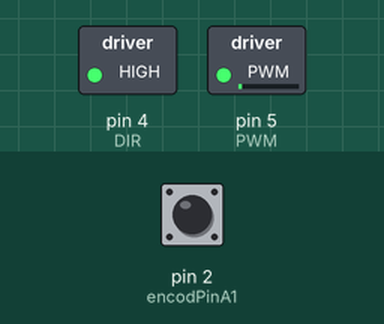
Recording of a sketch running on a simulated Arduino Uno, built with avr-gcc and run on an emulated ATmega328P. Shown: switched loads named in the sketch (green lamp = pin HIGH). The test bench sets the inputs (shaded band); at power-on: pin 2 (encodPinA1) HIGH. Pins used as bus, display or sensor lines are not drawn; what the sketch prints to the serial monitor is not drawn.

Above: at 0.1 s.
Timing chart, 0 to 40.0 s (numbered marks = the images above):
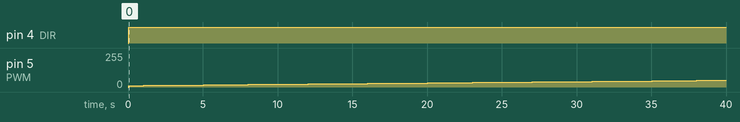

The sketch:

Dead_zone.ino
```cpp
#include <MsTimer2.h>
#define encodPinA1      2
#define encodPinB1      3                       // Quadrature encoder B pin
#define check_pin       11
#define DIR 4
#define PWM 5
volatile int32_t encoderPos = 0;
volatile int32_t encoderPos_old = 0;
int32_t velocity = 0;

float P = 0.4;
float Pd = 1.0;
float Pi = 0.5;

int pwm = 0;
int new_pwm = 0;
float pos_error_sum = 0;


void encoder_read()
{
  delayMicroseconds(5);
  if(digitalRead(encodPinB1)==LOW)    encoderPos++;
  else                                 encoderPos--;
}
void interrupt_setup(void)
{
  pinMode(encodPinA1, INPUT_PULLUP);
  pinMode(encodPinB1, INPUT_PULLUP);
  attachInterrupt(0, encoder_read, RISING);
}

void timer()
{
  static boolean output = HIGH;
  digitalWrite(check_pin, HIGH);
  output = !output;
  velocity = encoderPos - encoderPos_old;
  new_pwm = (0.9991*pwm + 0.0763)+10;
  new_pwm = (new_pwm>=255) ? 255 : new_pwm;
  if(pwm > 0) motor_control(1,new_pwm);
  else if(pwm <= 0) motor_control(-1,-new_pwm);

  encoderPos_old = encoderPos;

  digitalWrite(check_pin, LOW); //항상 시작과 끝에 있어야됨
}

void motor_control(int Direction, int pwm)
{
  pwm = (pwm>=255) ? 255 : pwm;
  switch(Direction)
  {
    case 1:
      digitalWrite(DIR,HIGH);
      analogWrite(PWM,pwm);
      break;

    case 0:
      digitalWrite(DIR,LOW);
      analogWrite(PWM,0);
      break;

    case -1:
      digitalWrite(DIR,LOW);
      analogWrite(PWM,pwm);
      break;
  }
}

void setup()
{

  pinMode(check_pin, OUTPUT);
  pinMode(DIR,OUTPUT);
  pinMode(PWM,OUTPUT);
  MsTimer2::set(50, timer); // 500ms period
  MsTimer2::start();
  interrupt_setup();
  Serial.begin(115200);
  Serial.println("velocity,pwm");
}

void loop()
{

    pwm++;
    delay(1000);
    Serial.print(velocity);
    Serial.print(", ");
    Serial.println(new_pwm);


}
```

Measured:
- by itself, pin 4 (DIR): LOW → HIGH at 0.05 s
- by itself, pin 5 (PWM): moves from 0/255 to 50/255 over 39.0 s
